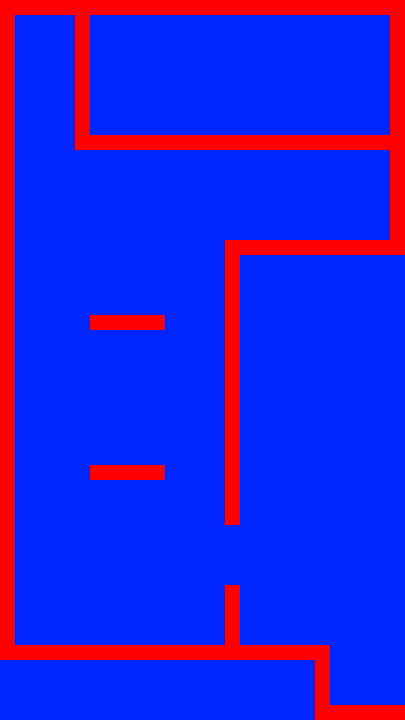

A 2D game scene composited from a Tiled map and its tileset images. What follows is a short description and the map's XML, with every tile layer's data as written:
An orthogonal 27x48 tile map with 15x15 px tiles, 1 tile layer (Tile Layer 1), 2 tilesets and 14 objects.

<map version="1.0" tiledversion="1.1.5" orientation="orthogonal" renderorder="right-down" width="27" height="48" tilewidth="15" tileheight="15" infinite="0" nextobjectid="72">
 <tileset firstgid="1" name="tileset" tilewidth="15" tileheight="15" tilecount="10" columns="10">
  <image source="../gfx/tilesets/blocks.png" width="150" height="15" />
 </tileset>
 <tileset firstgid="11" name="button" tilewidth="15" tileheight="15" tilecount="1" columns="1">
  <image source="../gfx/images/button.png" width="15" height="15" />
 </tileset>
 <layer name="Tile Layer 1" width="27" height="48">
  <data encoding="csv">
3,3,3,3,3,3,3,3,3,3,3,3,3,3,3,3,3,3,3,3,3,3,3,3,3,3,3,
3,8,8,8,8,3,8,8,8,8,8,8,8,8,8,8,8,8,8,8,8,8,8,8,8,8,3,
3,8,8,8,8,3,8,8,8,8,8,8,8,8,8,8,8,8,8,8,8,8,8,8,8,8,3,
3,8,8,8,8,3,8,8,8,8,8,8,8,8,8,8,8,8,8,8,8,8,8,8,8,8,3,
3,8,8,8,8,3,8,8,8,8,8,8,8,8,8,8,8,8,8,8,8,8,8,8,8,8,3,
3,8,8,8,8,3,8,8,8,8,8,8,8,8,8,8,8,8,8,8,8,8,8,8,8,8,3,
3,8,8,8,8,3,8,8,8,8,8,8,8,8,8,8,8,8,8,8,8,8,8,8,8,8,3,
3,8,8,8,8,3,8,8,8,8,8,8,8,8,8,8,8,8,8,8,8,8,8,8,8,8,3,
3,8,8,8,8,3,8,8,8,8,8,8,8,8,8,8,8,8,8,8,8,8,8,8,8,8,3,
3,8,8,8,8,3,3,3,3,3,3,3,3,3,3,3,3,3,3,3,3,3,3,3,3,3,3,
3,8,8,8,8,8,8,8,8,8,8,8,8,8,8,8,8,8,8,8,8,8,8,8,8,8,3,
3,8,8,8,8,8,8,8,8,8,8,8,8,8,8,8,8,8,8,8,8,8,8,8,8,8,3,
3,8,8,8,8,8,8,8,8,8,8,8,8,8,8,8,8,8,8,8,8,8,8,8,8,8,3,
3,8,8,8,8,8,8,8,8,8,8,8,8,8,8,8,8,8,8,8,8,8,8,8,8,8,3,
3,8,8,8,8,8,8,8,8,8,8,8,8,8,8,8,8,8,8,8,8,8,8,8,8,8,3,
3,8,8,8,8,8,8,8,8,8,8,8,8,8,8,8,8,8,8,8,8,8,8,8,8,8,3,
3,8,8,8,8,8,8,8,8,8,8,8,8,8,8,3,3,3,3,3,3,3,3,3,3,3,3,
3,8,8,8,8,8,8,8,8,8,8,8,8,8,8,3,8,8,8,8,8,8,8,8,8,8,8,
3,8,8,8,8,8,8,8,8,8,8,8,8,8,8,3,8,8,8,8,8,8,8,8,8,8,8,
3,8,8,8,8,8,8,8,8,8,8,8,8,8,8,3,8,8,8,8,8,8,8,8,8,8,8,
3,8,8,8,8,8,8,8,8,8,8,8,8,8,8,3,8,8,8,8,8,8,8,8,8,8,8,
3,8,8,8,8,8,3,3,3,3,3,8,8,8,8,3,8,8,8,8,8,8,8,8,8,8,8,
3,8,8,8,8,8,8,8,8,8,8,8,8,8,8,3,8,8,8,8,8,8,8,8,8,8,8,
3,8,8,8,8,8,8,8,8,8,8,8,8,8,8,3,8,8,8,8,8,8,8,8,8,8,8,
3,8,8,8,8,8,8,8,8,8,8,8,8,8,8,3,8,8,8,8,8,8,8,8,8,8,8,
3,8,8,8,8,8,8,8,8,8,8,8,8,8,8,3,8,8,8,8,8,8,8,8,8,8,8,
3,8,8,8,8,8,8,8,8,8,8,8,8,8,8,3,8,8,8,8,8,8,8,8,8,8,8,
3,8,8,8,8,8,8,8,8,8,8,8,8,8,8,3,8,8,8,8,8,8,8,8,8,8,8,
3,8,8,8,8,8,8,8,8,8,8,8,8,8,8,3,8,8,8,8,8,8,8,8,8,8,8,
3,8,8,8,8,8,8,8,8,8,8,8,8,8,8,3,8,8,8,8,8,8,8,8,8,8,8,
3,8,8,8,8,8,8,8,8,8,8,8,8,8,8,3,8,8,8,8,8,8,8,8,8,8,8,
3,8,8,8,8,8,3,3,3,3,3,8,8,8,8,3,8,8,8,8,8,8,8,8,8,8,8,
3,8,8,8,8,8,8,8,8,8,8,8,8,8,8,3,8,8,8,8,8,8,8,8,8,8,8,
3,8,8,8,8,8,8,8,8,8,8,8,8,8,8,3,8,8,8,8,8,8,8,8,8,8,8,
3,8,8,8,8,8,8,8,8,8,8,8,8,8,8,3,8,8,8,8,8,8,8,8,8,8,8,
3,8,8,8,8,8,8,8,8,8,8,8,8,8,8,8,8,8,8,8,8,8,8,8,8,8,8,
3,8,8,8,8,8,8,8,8,8,8,8,8,8,8,8,8,8,8,8,8,8,8,8,8,8,8,
3,8,8,8,8,8,8,8,8,8,8,8,8,8,8,8,8,8,8,8,8,8,8,8,8,8,8,
3,8,8,8,8,8,8,8,8,8,8,8,8,8,8,8,8,8,8,8,8,8,8,8,8,8,8,
3,8,8,8,8,8,8,8,8,8,8,8,8,8,8,3,8,8,8,8,8,8,8,8,8,8,8,
3,8,8,8,8,8,8,8,8,8,8,8,8,8,8,3,8,8,8,8,8,8,8,8,8,8,8,
3,8,8,8,8,8,8,8,8,8,8,8,8,8,8,3,8,8,8,8,8,8,8,8,8,8,8,
3,8,8,8,8,8,8,8,8,8,8,8,8,8,8,3,8,8,8,8,8,8,8,8,8,8,8,
3,3,3,3,3,3,3,3,3,3,3,3,3,3,3,3,3,3,3,3,3,3,8,8,8,8,8,
8,8,8,8,8,8,8,8,8,8,8,8,8,8,8,8,8,8,8,8,8,3,8,8,8,8,8,
8,8,8,8,8,8,8,8,8,8,8,8,8,8,8,8,8,8,8,8,8,3,8,8,8,8,8,
8,8,8,8,8,8,8,8,8,8,8,8,8,8,8,8,8,8,8,8,8,3,8,8,8,8,8,
8,8,8,8,8,8,8,8,8,8,8,8,8,8,8,8,8,8,8,8,8,3,3,3,3,3,3
</data>
 </layer>
 <objectgroup name="collision">
  <object id="49" x="15" y="645" width="315" height="15" />
  <object id="50" x="225" y="585" width="15" height="60" />
  <object id="51" x="315" y="660" width="15" height="60" />
  <object id="52" x="330" y="705" width="75" height="15" />
  <object id="53" x="90" y="465" width="75" height="15" />
  <object id="59" x="240" y="240" width="165" height="15" />
  <object id="60" x="390" y="0" width="15" height="240" />
  <object id="61" x="0" y="0" width="390" height="15" />
  <object id="64" x="0" y="15" width="15" height="645" />
  <object id="65" x="90" y="315" width="75" height="15" />
  <object id="66" x="225" y="240" width="15" height="285" />
  <object id="69" x="75" y="135" width="315" height="15" />
  <object id="71" x="75" y="15" width="15" height="120" />
 </objectgroup>
 <objectgroup name="Button">
  <object id="55" gid="11" x="345" y="240" width="15" height="15" />
 </objectgroup>
</map>
